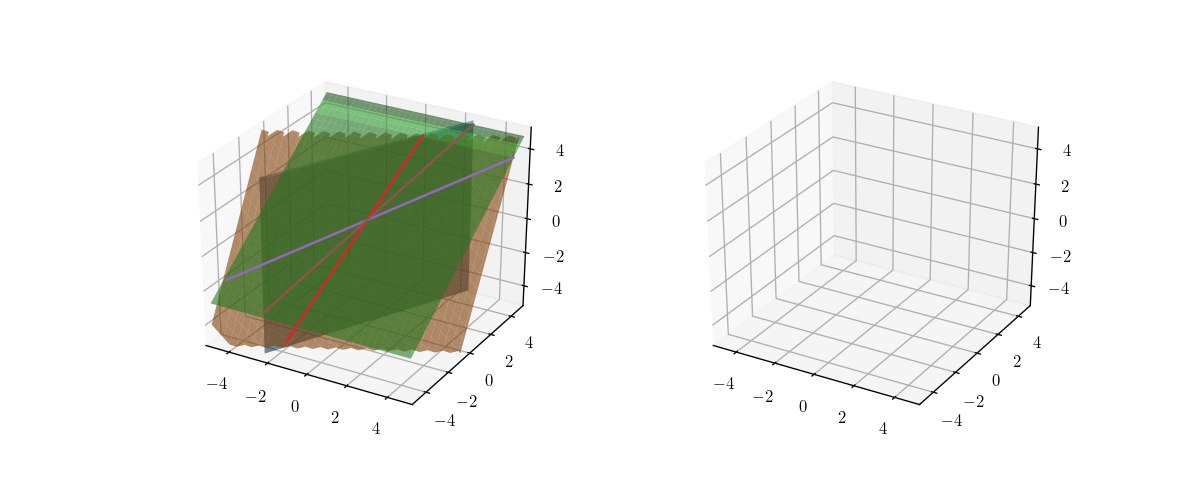

Write Python code to recreate this figure.
import os
import numpy as np
import matplotlib.pyplot as plt
from matplotlib import rcParams
from mpl_toolkits.mplot3d import axes3d

rcParams['text.usetex'] = True
rcParams['text.latex.preamble'] = r'\usepackage{amsmath}'

def axesCross(ax):
    ax.spines["top"].set_color("none")
    ax.spines["bottom"].set_position("zero")
    ax.spines["left"].set_position("zero")
    ax.spines["right"].set_color("none")

def set_limit(ax, limit):
    ax.set_xlim(-limit, limit)
    ax.set_ylim(-limit, limit)
    ax.set_zlim(-limit, limit)

def crop_xyz(x, y, z, limit):
    x[x>limit] = np.nan
    x[x<-limit] = np.nan
    y[y>limit] = np.nan
    y[y<-limit] = np.nan
    z[z>limit] = np.nan
    z[z<-limit] = np.nan

fig = plt.figure(figsize=(10, 4), dpi=120)
ax1 = fig.add_subplot(1, 2, 1, projection='3d')
ax2 = fig.add_subplot(1, 2, 2, projection='3d')

limit = 5
set_limit(ax1, limit)
set_limit(ax2, limit)

internal = .1
x = np.arange(-limit, limit+internal, internal)
y = np.arange(-limit, limit+internal, internal)
z = np.arange(-limit, limit+internal, internal)

#2x - y = 0
line1 = lambda x: 2*x
y1 = line1(x)
X1, Z1 = np.meshgrid(x, z)
Y1 = np.repeat(np.reshape(y1, (1, np.size(y1))), np.size(y1), axis=0)

#-x + 2y - z = -1
surface2 = lambda x, y: -x+2*y+1
X2, Y2 = np.meshgrid(x, y)
Z2 = surface2(X2, Y2)

#-3y + 4z = 4
surface3 = lambda x, y: (4+3*y)/4
X3, Y3 = np.meshgrid(x, y)
Z3 = surface3(X3, Y3)

crop_xyz(X1, Y1, Z1, limit)
crop_xyz(X2, Y2, Z2, limit)
crop_xyz(X3, Y3, Z3, limit)
ax1.plot_surface(X1, Y1, Z1, alpha=.6)
ax1.plot_surface(X2, Y2, Z2, alpha=.6)
ax1.plot_surface(X3, Y3, Z3, alpha=.6)

#from mayavi import mlab
#mfig = mlab.figure()
#mlab.surf(X1, Y1, Z1)
#mlab.show()

#line go through surface 1 and surface 2
x12 = x
y12 = line1(x12)
z12 = surface2(x12, y12)

#line go through surface 2 and surface 3
line2 = lambda y, z: 2*y - z + 1
line3 = lambda y: (4+3*y)/4
y23 = y
z23 = line3(y23)
x23 = line2(y23, z23)

#line go through surface 1 and surface 3
x13 = x
y13 = line1(x12)
z13 = line3(y13)

crop_xyz(x12, x12, z12, limit)
crop_xyz(x23, y23, z23, limit)
crop_xyz(x13, y13, z13, limit)
ax1.plot(x12, y12, z12)
ax1.plot(x23, y23, z23)
ax1.plot(x13, y13, z13)

#ax1.text(1, 1, "2x-y=0", color='r')
#ax1.text(-2.5, 1, "-x+2y=3", color='b')
#ax1.text(1, 1.6, "(1,2)", color='k')
#ax1.set_title("row picture", y=-.1)

#Orig = [0, 0]
#V = np.array([[2, -1], [-1, 2], [0, 3]])
#clr = ['r', 'b', 'g']
#ax2.quiver(Orig[0], Orig[1], V[:, 0], V[:, 1], color=clr, angles='xy', scale=1, scale_units='xy')
#ax2.text(2, -1, r"$\begin{bmatrix} 2\\ -1 \end{bmatrix}$", color='r')
#ax2.text(-1.5, 2, r"$\begin{bmatrix}-1\\  2 \end{bmatrix}$", color='b')

#S = np.array([[2, -1], [1,  1]])
#D = np.array([[-1, 2], [-1, 2]])
#ax2.quiver(S[:, 0], S[:, 1], D[:, 0], D[:, 1], color='b', angles='xy', scale=1, scale_units='xy', linestyle='--')
#ax2.text(.4, 2.3, r"$1\begin{bmatrix}2\\ -1\end{bmatrix} + 2\begin{bmatrix}-1\\  2 \end{bmatrix} = \begin{bmatrix}0\\ 3\end{bmatrix}$")
#ax2.set_title("coloum picture", y=-.1)

fig.savefig(os.path.basename(__file__).replace(".py", "")+".png", format='png')
plt.show()
